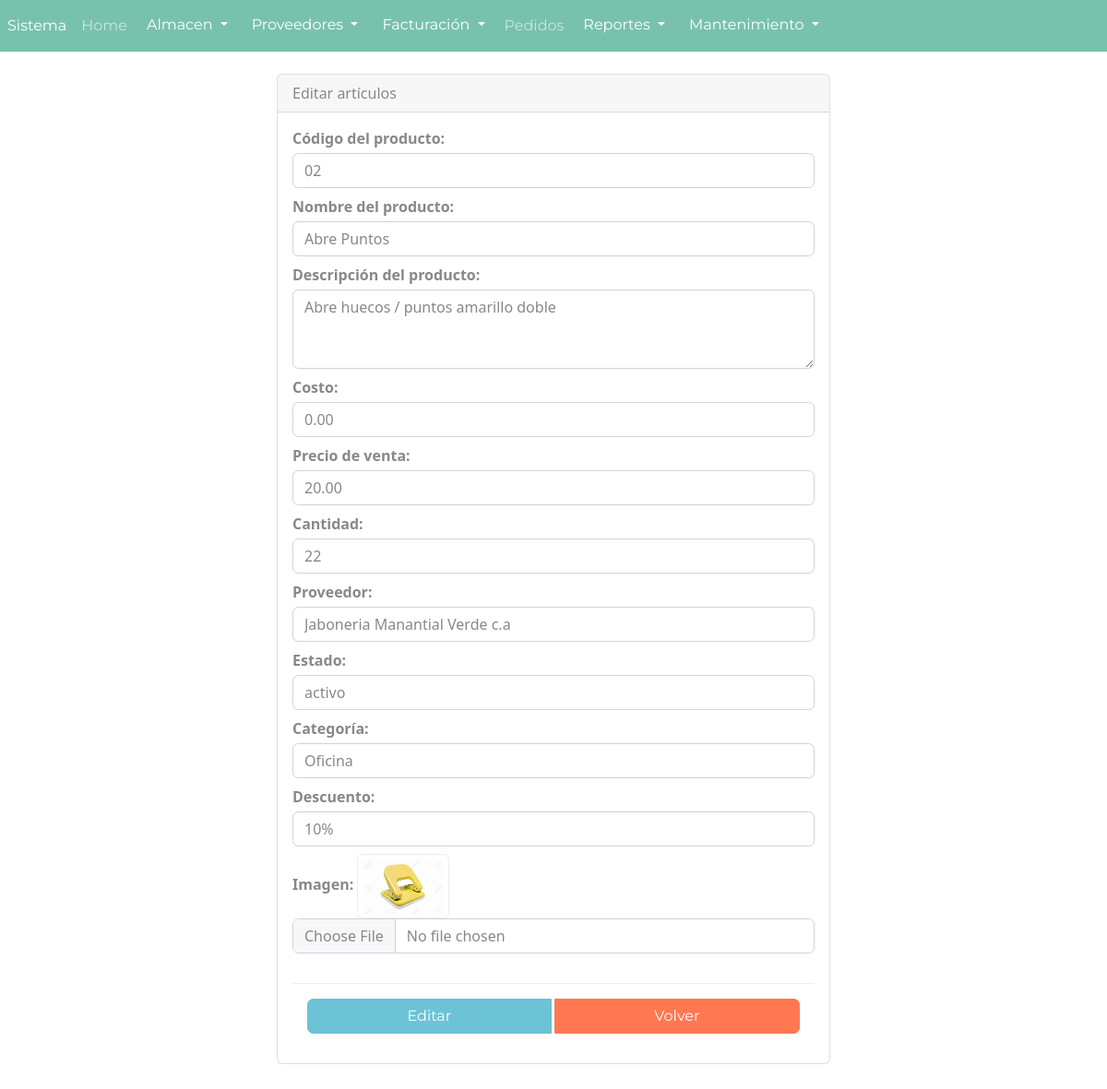
The page /admin/index.php?url=editarArticulos&id_articulos=2 (signed in) on the database its author committed.
### tables this page shows
CREATE TABLE `articulos` (
  `id_articulos` int(11) NOT NULL,
  `nombre_articulo` varchar(255) NOT NULL,
  `codigo_articulo` varchar(255) NOT NULL,
  `descripcion` varchar(300) NOT NULL,
  `precio_venta` decimal(20,2) NOT NULL,
  `imagen` varchar(255) NOT NULL,
  `cantidad` int(100) NOT NULL,
  `estado` varchar(10) NOT NULL,
  `descuento` varchar(255) NOT NULL,
  `id_categoria` int(11) NOT NULL,
  `id_proveedores` int(11) NOT NULL,
  `costo` decimal(20,2) NOT NULL
);

CREATE TABLE `proveedores` (
  `id_proveedores` int(11) NOT NULL,
  `nombre_proveedor` varchar(255) NOT NULL,
  `telefono_proveedor` varchar(15) NOT NULL,
  `correo_proveedor` varchar(255) NOT NULL,
  `direccion` varchar(255) NOT NULL
);

CREATE TABLE `categoria` (
  `id_categoria` int(11) NOT NULL,
  `categoria` varchar(100) NOT NULL,
  `descripcion` varchar(255) NOT NULL
);

### admin/content/controller/editarArticulosController.php (called while the page is built, shortened)
<?php
$id_articulos=$_GET['id_articulos'];
$buscar=articulos::consultarArticulosPorID($id_articulos);
include_once("view/articulos/editarArticulosView.php");
?>

### admin/index.php (called while the page is built, shortened)
<?php
$IndexSystem = new frontController($_REQUEST);
?>

### admin/content/models/articulosModel.php (called while the page is built, shortened)
<?php
class articulosModel extends BD{
    public static function consultarArticulosPorID($id_articulos){
        $conexionBD=BD::crearInstancia();
        $sql= $conexionBD->prepare("SELECT categoria.categoria, categoria.id_categoria, proveedores.id_proveedores, proveedores.nombre_proveedor, articulos.*
        FROM articulos
        INNER JOIN categoria ON categoria.id_categoria=articulos.id_categoria
        INNER JOIN proveedores ON proveedores.id_proveedores=articulos.id_proveedores
        WHERE articulos.id_articulos=?");
        $sql->execute(array($id_articulos));
        $articulos=$sql->fetch(PDO::FETCH_LAZY);
        return $articulos;
    }
}
?>

### admin/view/articulos/editarArticulosView.php (the view, shortened to what this page needs)
<!DOCTYPE html>
<html lang="en">
<head>
</head>
<body>
<?php require_once "content/component/initComponent.php"; ?>
<div class="offset-md-3 col-md-6">
    <br>
    <div class="card">
        <div class="card-header">
            Editar artículos
        </div>
        <div class="card-body">
            <form method="POST" enctype="multipart/form-data" action="">
                <div class = "form-group">
                    <label for="codigo_articulo" class="fw-bold mb-1">Código del producto: </label>
                    <input type="text" required class="form-control mb-2" value="<?php echo $buscar->codigo_articulo;?>" id="ecodigo_articulo" name="ecodigo_articulo" placeholder="Código del producto">
                </div>
                <div class = "form-group">
                    <label for="nombre_articulo" class="fw-bold mb-1">Nombre del producto: </label>
                    <input type="text" required class="form-control mb-2" value="<?php echo $buscar->nombre_articulo;?>" id="enombre_articulo" name="enombre_articulo" placeholder="Nombre del producto">
                </div>
                <div class="form-group">
                    <label for="descripcion" class="fw-bold mb-1">Descripción del producto:</label>
                    <textarea class="form-control mb-2" value="<?php echo $buscar->descripcion;?>" name="edescripcion" id="edescripcion" rows="3"><?php echo $buscar->descripcion;?></textarea>
                </div>
                <div class = "form-group">
                    <label for="costo" class="fw-bold mb-1">Costo: </label>
                    <input type="text" required class="form-control mb-2" value="<?php echo $buscar->costo;?>" id="ecosto" name="ecosto" placeholder="Costo">
                </div>
                <div class = "form-group">
                    <label for="precio_venta" class="fw-bold mb-1">Precio de venta: </label>
                    <input type="text" required class="form-control mb-2" value="<?php echo $buscar->precio_venta;?>" id="eprecio_venta" name="eprecio_venta" placeholder="Precio de venta">
                </div>
                <div class = "form-group">
                    <label for="cantidad" class="fw-bold mb-1">Cantidad: </label>
                    <input type="text" required class="form-control mb-2" value="<?php echo $buscar->cantidad;?>" id="ecantidad" name="ecantidad" placeholder="Cantidad">
                </div>
                <div class="form-group">
                    <label for="proveedor" class="fw-bold mb-1">Proveedor: </label>
                    <select class="form-control mb-2" name="iproveedor" id="iproveedor" >
                    <option value="<?php echo $buscar->id_proveedores;?>"><?php echo $buscar->nombre_proveedor;?></option>
                    </select>
                </div>
                <div class="form-group">
                    <label for="estado" class="fw-bold mb-1">Estado: </label><span>
                    <select class="form-control mb-2" name="iestado" id="iestado">
                    <option><?php echo $buscar->estado;?></option>
                    </select>
                </div>
                <div class="form-group">
                    <label for="categoria" class="fw-bold mb-1">Categoría: </label>
                    <select class="form-control mb-2" name="icategoria" id="icategoria" >
                    <option value="<?php echo $buscar->id_categoria;?>"><?php echo $buscar->categoria;?></option>
                    </select>
                </div>
                <div class="form-group">
                    <label for="estado" class="fw-bold mb-1">Descuento: </label>
                    <select class="form-control mb-2" name="idescuento" id="idescuento">
                    <option><?php echo $buscar->descuento;?></option>
                    </select>
                </div>
                <div class = "form-group">
                    <label for="imagen" class="fw-bold mb-1">Imagen: </label>
                    <img class="img-thumbnail rounded" id="img" src="../asset/img/<?php echo $buscar->imagen;?>" width="100" alt="" name="aimagen">
                    <input type="file" class="form-control mb-2" id="eimagen" name="eimagen" placeholder="Añadir archivo" value="<?php echo $buscar->imagen;?>">
                </div>
                <br>
                <div class="btn-group modal-footer" role="group" aria-label="">
                    <button id="" type="submit" name="editar"  value="Editar" class="btn btn-info">Editar</button>
                    <a onClick='history.go(-1);' type="" name="cerrar" value="Volver" class="btn btn-danger" data-bs-dismiss="modal">Volver</a>
                </div>
            </form>
        </div>
    </div>
    <br>
</div>
</body>
<br><br>
</html>

### admin/asset/css/app.css (style rules this page uses)
* { box-sizing: border-box; margin: 0; padding: 0; }

### rows shown on the page
articulos: ecodigo_articulo "02", enombre_articulo "Abre Puntos", edescripcion "Abre huecos / puntos amarillo doble", ecosto "0.00", eprecio_venta "20.00", ecantidad "22", iproveedor "Jaboneria Manantial Verde c.a", iestado "activo", icategoria "Oficina", idescuento "10%", imagen (picture)
